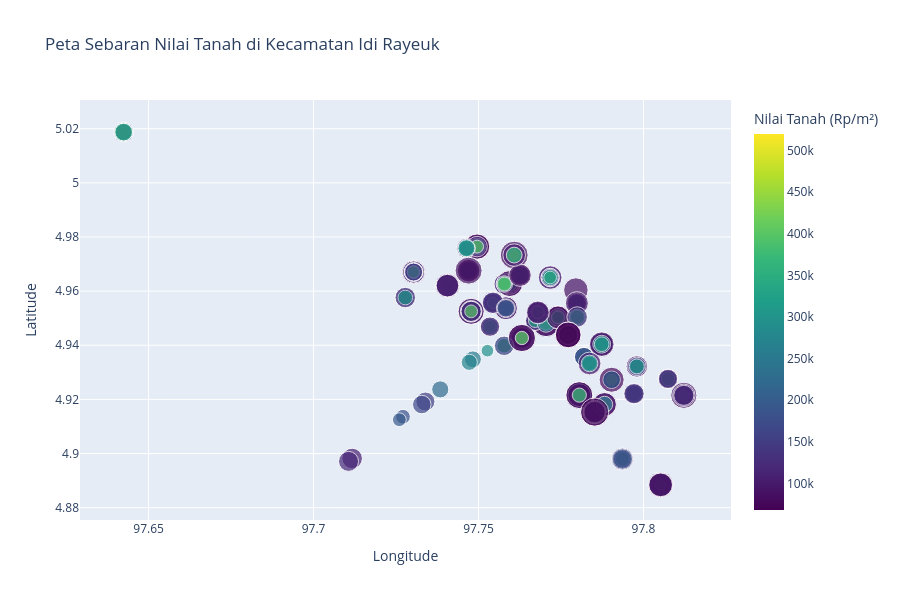
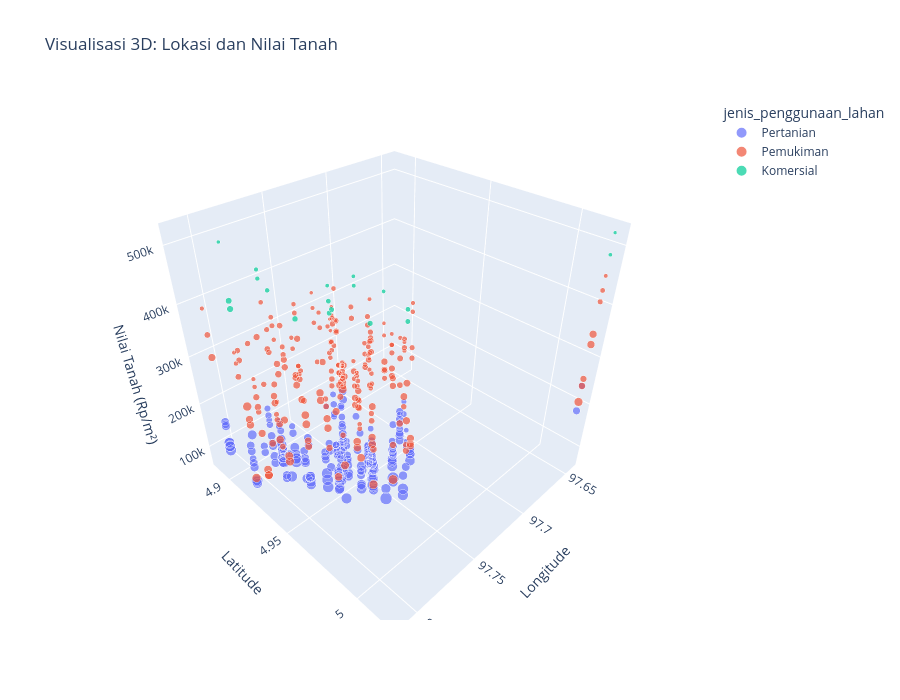

The cell these charts' notebook holds for them, in order:
### Code cell
# Cell 4: Visualisasi Peta Geografis Zona + Save

# Scatter plot geografis dengan nilai tanah sebagai color
fig_map = px.scatter(
    df_sorted,
    x='koordinat_longitude',
    y='koordinat_latitude', 
    color='nilai_tanah_per_m2',
    size='luas_zona_m2',
    hover_data=['nama_kelurahan', 'nomor_zona', 'tahun_data', 'jenis_penggunaan_lahan'],
    title="Peta Sebaran Nilai Tanah di Kecamatan Idi Rayeuk",
    labels={
        'koordinat_longitude': 'Longitude',
        'koordinat_latitude': 'Latitude',
        'nilai_tanah_per_m2': 'Nilai Tanah (Rp/m²)'
    },
    color_continuous_scale='Viridis'
)

fig_map.update_layout(
    width=900,
    height=600,
    font=dict(size=12)
)

fig_map.show()

# 3D scatter plot untuk analisis spasial
fig_3d = px.scatter_3d(
    df_sorted,
    x='koordinat_longitude',
    y='koordinat_latitude',
    z='nilai_tanah_per_m2',
    color='jenis_penggunaan_lahan',
    size='luas_zona_m2',
    hover_data=['nama_kelurahan', 'tahun_data'],
    title="Visualisasi 3D: Lokasi dan Nilai Tanah",
    labels={
        'koordinat_longitude': 'Longitude',
        'koordinat_latitude': 'Latitude', 
        'nilai_tanah_per_m2': 'Nilai Tanah (Rp/m²)'
    }
)

fig_3d.update_layout(
    scene=dict(
        xaxis_title='Longitude',
        yaxis_title='Latitude',
        zaxis_title='Nilai Tanah (Rp/m²)'
    ),
    width=900,
    height=700
)

fig_3d.show()

# Save geographic visualizations
fig_map.write_html('flask_components/visualizations/peta_sebaran_nilai_tanah.html')
fig_3d.write_html('flask_components/visualizations/visualisasi_3d_nilai_tanah.html')

print("🗺️ Visualisasi geografis berhasil ditampilkan!")
print("💾 Visualisasi geografis sudah disimpan!")

### Figure 1 — Plotly figure (JSON) as saved in the notebook; plotly's stock layout.template omitted (floating-point values rounded to 4 significant figures; data arrays with more than 128 entries replaced by an {"elided": "..."} marker saying what was removed)
{"data": [{"customdata": {"elided": "452x4 mixed values"}, "hovertemplate": "Longitude=%{x}<br>Latitude=%{y}<br>luas_zona_m2=%{marker.size}<br>nama_kelurahan=%{customdata[0]}<br>nomor_zona=%{customdata[1]}<br>tahun_data=%{customdata[2]}<br>jenis_penggunaan_lahan=%{customdata[3]}<br>Nilai Tanah (Rp/m²)=%{marker.color}<extra></extra>", "legendgroup": "", "marker": {"color": {"elided": "452 int values"}, "coloraxis": "coloraxis", "size": {"elided": "452 int values"}, "sizemode": "area", "sizeref": 10.38, "symbol": "circle"}, "mode": "markers", "name": "", "orientation": "v", "showlegend": false, "type": "scatter", "x": {"elided": "452 float values"}, "xaxis": "x", "y": {"elided": "452 float values"}, "yaxis": "y"}], "layout": {"coloraxis": {"colorbar": {"title": {"text": "Nilai Tanah (Rp/m²)"}}, "colorscale": [[0, "#440154"], [0.1111, "#482878"], [0.2222, "#3e4989"], [0.3333, "#31688e"], [0.4444, "#26828e"], [0.5556, "#1f9e89"], [0.6667, "#35b779"], [0.7778, "#6ece58"], [0.8889, "#b5de2b"], [1, "#fde725"]]}, "font": {"size": 12}, "height": 600, "legend": {"itemsizing": "constant", "tracegroupgap": 0}, "title": {"text": "Peta Sebaran Nilai Tanah di Kecamatan Idi Rayeuk"}, "width": 900, "xaxis": {"anchor": "y", "domain": [0, 1], "title": {"text": "Longitude"}}, "yaxis": {"anchor": "x", "domain": [0, 1], "title": {"text": "Latitude"}}}}

### Figure 2 — Plotly figure (JSON) as saved in the notebook; plotly's stock layout.template omitted (floating-point values rounded to 4 significant figures; data arrays with more than 128 entries replaced by an {"elided": "..."} marker saying what was removed)
{"data": [{"customdata": {"elided": "209x2 mixed values"}, "hovertemplate": "jenis_penggunaan_lahan=Pertanian<br>Longitude=%{x}<br>Latitude=%{y}<br>Nilai Tanah (Rp/m²)=%{z}<br>luas_zona_m2=%{marker.size}<br>nama_kelurahan=%{customdata[0]}<br>tahun_data=%{customdata[1]}<extra></extra>", "legendgroup": "Pertanian", "marker": {"color": "#636efa", "size": {"elided": "209 int values"}, "sizemode": "area", "sizeref": 10.38, "symbol": "circle"}, "mode": "markers", "name": "Pertanian", "scene": "scene", "showlegend": true, "type": "scatter3d", "x": {"elided": "209 float values"}, "y": {"elided": "209 float values"}, "z": {"elided": "209 int values"}}, {"customdata": {"elided": "224x2 mixed values"}, "hovertemplate": "jenis_penggunaan_lahan=Pemukiman<br>Longitude=%{x}<br>Latitude=%{y}<br>Nilai Tanah (Rp/m²)=%{z}<br>luas_zona_m2=%{marker.size}<br>nama_kelurahan=%{customdata[0]}<br>tahun_data=%{customdata[1]}<extra></extra>", "legendgroup": "Pemukiman", "marker": {"color": "#EF553B", "size": {"elided": "224 int values"}, "sizemode": "area", "sizeref": 10.38, "symbol": "circle"}, "mode": "markers", "name": "Pemukiman", "scene": "scene", "showlegend": true, "type": "scatter3d", "x": {"elided": "224 float values"}, "y": {"elided": "224 float values"}, "z": {"elided": "224 int values"}}, {"customdata": [["Alue Dua Muka S", 2023], ["Buket Pala", 2023], ["Kampung Blang", 2023], ["Keude Blang", 2023], ["Seuneubok Bacee", 2023], ["Ulee Gle", 2023], ["Ulee Gle", 2023], ["Alue Dua Muka S", 2024], ["Buket Pala", 2024], ["Kampung Blang", 2024], ["Kampung Jalan", 2024], ["Keude Blang", 2024], ["Lhok Asahan", 2024], ["Meunasah Puuk", 2024], ["Ulee Gle", 2024], ["Kampung Blang", 2025], ["Lhok Asahan", 2025], ["Seuneubok Teungoh (SMK)", 2025], ["Ulee Blang", 2025]], "hovertemplate": "jenis_penggunaan_lahan=Komersial<br>Longitude=%{x}<br>Latitude=%{y}<br>Nilai Tanah (Rp/m²)=%{z}<br>luas_zona_m2=%{marker.size}<br>nama_kelurahan=%{customdata[0]}<br>tahun_data=%{customdata[1]}<extra></extra>", "legendgroup": "Komersial", "marker": {"color": "#00cc96", "size": [780, 520, 780, 450, 980, 420, 1180, 720, 480, 720, 850, 380, 580, 850, 1120, 480, 620, 650, 480], "sizemode": "area", "sizeref": 10.38, "symbol": "circle"}, "mode": "markers", "name": "Komersial", "scene": "scene", "showlegend": true, "type": "scatter3d", "x": [97.75, 97.76, 97.77, 97.64, 97.78, 97.79, 97.79, 97.75, 97.76, 97.77, 97.76, 97.64, 97.79, 97.76, 97.79, 97.77, 97.79, 97.79, 97.76], "y": [4.976, 4.954, 4.948, 5.019, 4.936, 4.898, 4.898, 4.976, 4.954, 4.948, 4.963, 5.019, 4.918, 4.943, 4.898, 4.948, 4.918, 4.927, 4.973], "z": [425000, 465000, 425000, 485000, 410000, 500000, 385000, 445000, 480000, 445000, 415000, 520000, 475000, 415000, 400000, 470000, 460000, 455000, 485000]}], "layout": {"height": 700, "legend": {"itemsizing": "constant", "title": {"text": "jenis_penggunaan_lahan"}, "tracegroupgap": 0}, "scene": {"domain": {"x": [0, 1], "y": [0, 1]}, "xaxis": {"title": {"text": "Longitude"}}, "yaxis": {"title": {"text": "Latitude"}}, "zaxis": {"title": {"text": "Nilai Tanah (Rp/m²)"}}}, "title": {"text": "Visualisasi 3D: Lokasi dan Nilai Tanah"}, "width": 900}}
